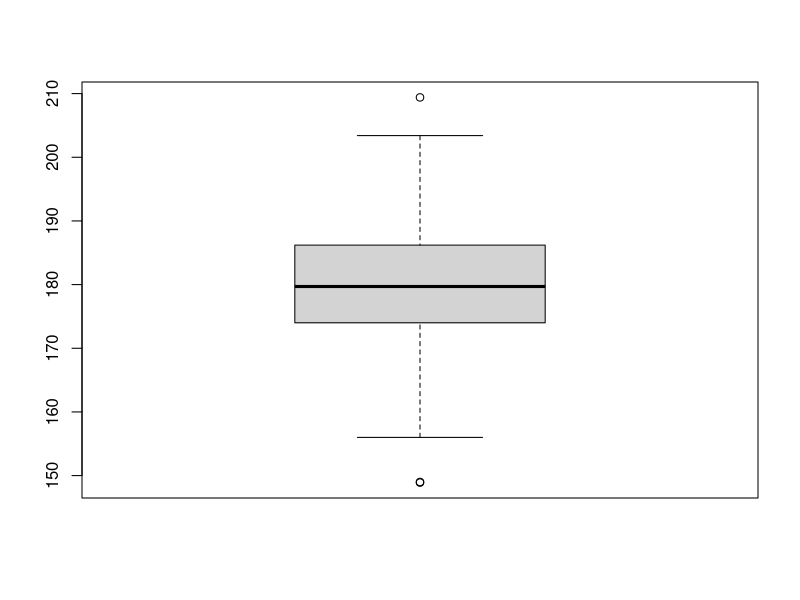
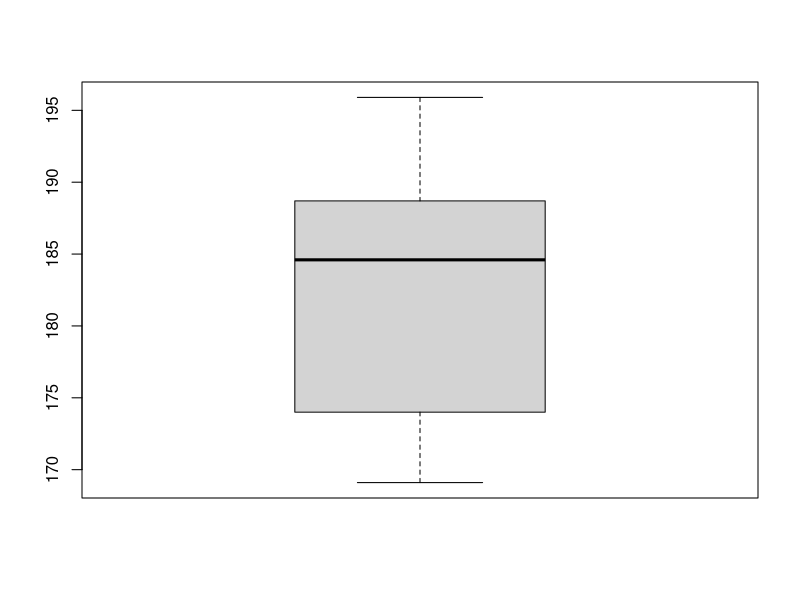
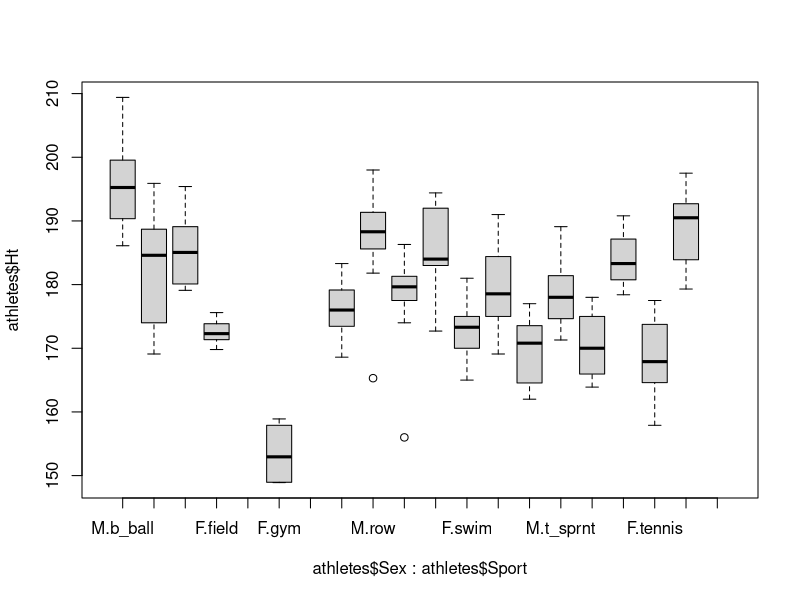

Reproduce these figures in R, in order.
#load the athletes data

athletes <- read.table('../athletes.txt', header=T, sep=",")

#replace 0 and 1 with M and F
athletes$Sex <- factor(as.factor(athletes$Sex), label=c("M","F"))

#discover outliers in the data in the height colum
#use boxplot


#filter the data and look for outliers for F basketball players
#this means subset the data

boxplot(athletes$Ht)
#subset is like Sql SELECT, first parameters is full dataset 
#second is the filters (Sport is bball and sex is Female

with(subset(athletes, Sport=="b_ball" & Sex=="F"), boxplot(Ht))

#equivalent
#subdata <-subset(athletes, Sport=="b_ball", &	Sex=="F")
#boxplot(subset)	



doboxplots <- function (){
 boxplot(athletes$Ht ~ athletes$Sex + athletes$Sport)
# plotting height by pairs (gender and sport)
}

#pass in the M/F indicator and return the mean height for the Sex
calcmeanHt <- function (gender) {
	#calc the mean height for the subset where sex = MorF
	subdata <- subset(athletes, Sex==gender)
	mean <- mean(subdata$Ht)

}

doboxplots()
print (calcmeanHt("M"))
